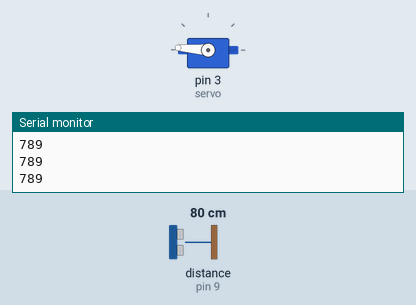
A sketch run on a simulated Arduino Uno, built with avr-gcc and run on an emulated ATmega328P. On the bench: servo, the last lines printed to the serial monitor. Wiring (inferred from the names in the program): ultrasonic range finder: trigger pin 8; echo pin 9; servo: signal pin 3. The test bench sets the inputs (shaded band); at power-on: distance to the obstacle (sensor on pin 9) 80 cm. The echo pulse lasts 58.3 µs per cm; servo pulses on a pin are drawn as a servo (544–2400 µs = 0–180°).

Above: at 2.1 s.
2.2 s: distance to the obstacle (sensor on pin 9) set to 2 cm
At 4.87 s:
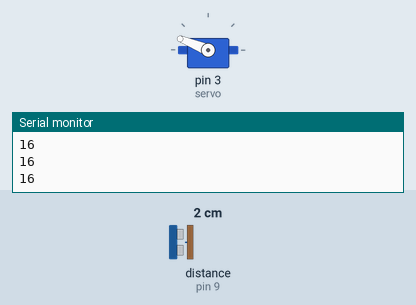
5.2 s: distance to the obstacle (sensor on pin 9) set to 299 cm
At 12.73 s:
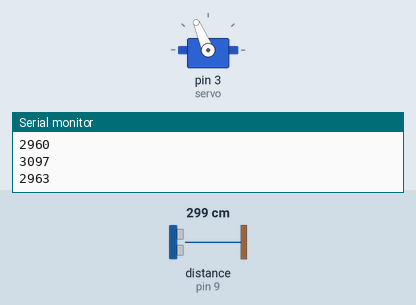
Timing chart, 0 to 27.4 s (numbered marks = the images above; inputs shaded):
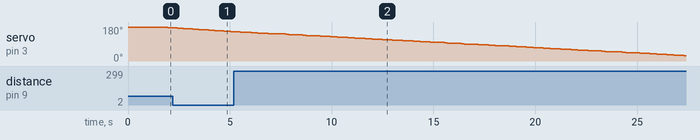

The sketch:

scan.ino
```cpp
// SG-5010
//  制御パルス:0.5~2.4ms
//  pwmサイクル:20ms

#include <FlexiTimer2.h>

//**** parameter *****//

const int delay_time_ = 150;//サーボの角度を変更した後のdelay時間
const int data_count_ = 1;//1degに対するスキャンの回数

////////////////////////

const int servo = 3;
const int trig = 8;
const int echo = 9;
volatile int servo_pulse_ = 0;//最適化を防ぐためvolatileをつける

void flash() {
  digitalWrite(servo, HIGH);
  delayMicroseconds(servo_pulse_);
  digitalWrite(servo, LOW);
}

void servo_write(int ang) {
  //180 ~ 0 deg ==== 600 ~ 2400 ms
  int pulse = map(ang, 180, 0, 600, 2400);
  servo_pulse_ = pulse;
  delay(delay_time_);
}

int get_distance() {

  long int t = 0;
  for (int i = 0; i < data_count_; i++) {
    digitalWrite(trig, LOW);
    delayMicroseconds(1);
    digitalWrite(trig, HIGH);
    delayMicroseconds(11);
    digitalWrite(trig, LOW);
    t = t + pulseIn(echo, HIGH, 23500); //4000~6000us 4m:23500us
  }
  return  t / data_count_ * 0.17;
}


void setup() {
  Serial.begin(9600);
  pinMode(servo, OUTPUT);
  pinMode(trig, OUTPUT);
  pinMode(echo, INPUT);
  FlexiTimer2::set(20, flash); // 500ms period
  FlexiTimer2::start();
}


void loop() {

  static int last_data;
  int data;
  servo_write(0);
  delay(1000);

  for (int i = 0; i < 181; i++) {
    data = get_distance();
    servo_write(i);
    //Serial.print(i);
    //Serial.print(" ");
    Serial.println(data);
  }
  while (1);
}
```
